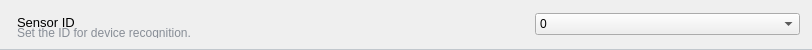
              <widget class="QGroupBox" name="groupBox_4">
               <property name="minimumSize">
                <size>
                 <width>0</width>
                 <height>50</height>
                </size>
               </property>
               <property name="maximumSize">
                <size>
                 <width>16777215</width>
                 <height>50</height>
                </size>
               </property>
               <property name="styleSheet">
                <string notr="true">QGroupBox {
	border-top:none;
	border-bottom:1px solid #C1C7CD;
}</string>
               </property>
               <property name="flat">
                <bool>true</bool>
               </property>
               <layout class="QHBoxLayout" name="horizontalLayout_6">
                <item>
                 <layout class="QVBoxLayout" name="verticalLayout_7">
                  <property name="spacing">
                   <number>0</number>
                  </property>
                  <property name="leftMargin">
                   <number>5</number>
                  </property>
                  <property name="topMargin">
                   <number>6</number>
                  </property>
                  <item>
                   <widget class="QLabel" name="label_7">
                    <property name="font">
                     <font>
                      <pointsize>10</pointsize>
                     </font>
                    </property>
                    <property name="styleSheet">
                     <string notr="true"/>
                    </property>
                    <property name="text">
                     <string>Sensor ID</string>
                    </property>
                   </widget>
                  </item>
                  <item>
                   <widget class="QLabel" name="label_8">
                    <property name="styleSheet">
                     <string notr="true">color:rgb(135, 141, 150)</string>
                    </property>
                    <property name="text">
                     <string>Set the ID for device recognition.</string>
                    </property>
                   </widget>
                  </item>
                 </layout>
                </item>
                <item>
                 <spacer name="horizontalSpacer_4">
                  <property name="orientation">
                   <enum>Qt::Orientation::Horizontal</enum>
                  </property>
                  <property name="sizeHint" stdset="0">
                   <size>
                    <width>338</width>
                    <height>20</height>
                   </size>
                  </property>
                 </spacer>
                </item>
                <item>
                 <widget class="QComboBox" name="sensor_id_select">
                  <property name="sizePolicy">
                   <sizepolicy hsizetype="Minimum" vsizetype="Fixed">
                    <horstretch>0</horstretch>
                    <verstretch>0</verstretch>
                   </sizepolicy>
                  </property>
                  <property name="minimumSize">
                   <size>
                    <width>265</width>
                    <height>0</height>
                   </size>
                  </property>
                  <item>
                   <property name="text">
                    <string>0</string>
                   </property>
                  </item>
                  <item>
                   <property name="text">
                    <string>1</string>
                   </property>
                  </item>
                  <item>
                   <property name="text">
                    <string>2</string>
                   </property>
                  </item>
                  <item>
                   <property name="text">
                    <string>3</string>
                   </property>
                  </item>
                 </widget>
                </item>
               </layout>
              </widget>
